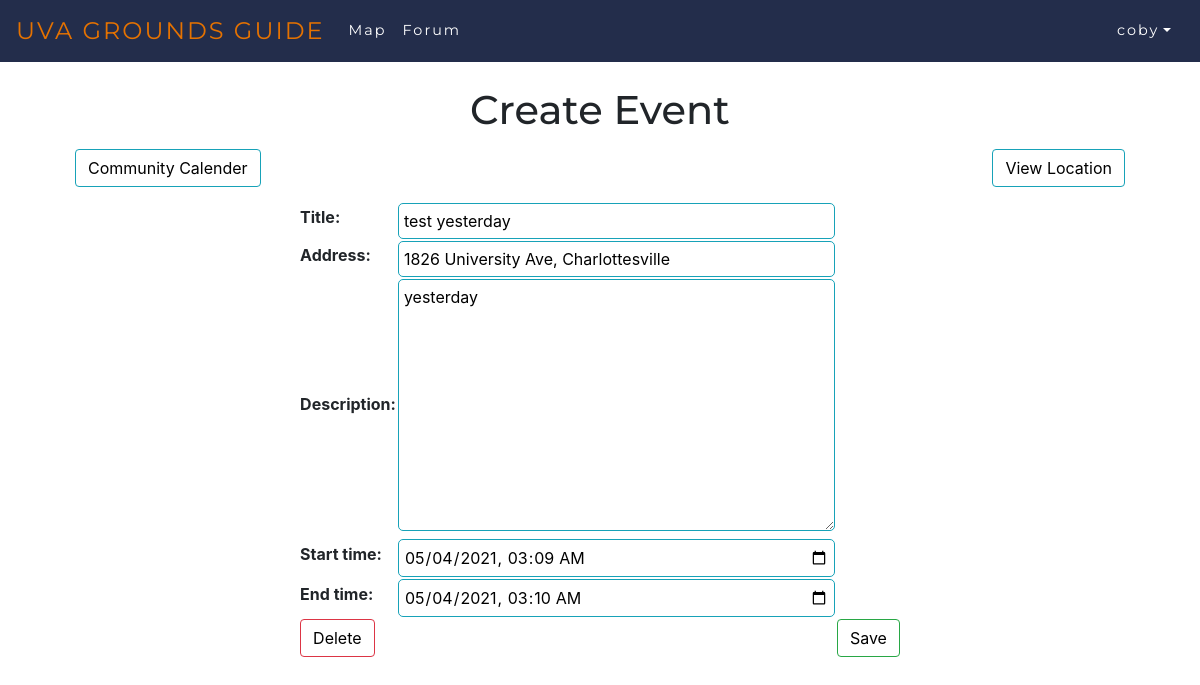
/myprofile/event/edit/9/ (signed in), run on the app's committed database.
### schedule/models.py (models this page shows, shortened)
class Event(models.Model):
    title = models.CharField(max_length=200)
    address = models.CharField(max_length=200, default="1826 University Ave, Charlottesville")
    description = models.TextField()
    start_time = models.DateTimeField()
    end_time = models.DateTimeField()
    author = models.ForeignKey(User,on_delete=models.CASCADE,default=None,null=True)

### schedule/views.py (the view, shortened to what this page needs)
# urls.py: url(r'^event/edit/(?P<event_id>\d+)/$', views.communityevent, name='event_edit'),
@login_required
def event(request, event_id=None):
    aut = request.user
    instance = Event(author=aut)
    if event_id:
        instance = get_object_or_404(Event, pk=event_id)
    else:
        instance = Event(author=aut)
    form = EventForm(request.POST or None, instance=instance)
    if request.POST and 'save' in request.POST and form.is_valid():
        form.save()
        return HttpResponseRedirect(reverse('schedule:schedule'))
    if request.POST and 'delete' in request.POST:
        if event_id:
            Event.objects.filter(pk=event_id).delete()
            return HttpResponseRedirect(reverse('schedule:schedule'))
    return render(request, 'schedule/event.html', {'form': form})

### schedule/forms.py
class EventForm(ModelForm):
  class Meta:
    model = Event
    widgets = {
      'start_time': DateInput(attrs={'type': 'datetime-local'}, format='%Y-%m-%dT%H:%M'),
      'end_time': DateInput(attrs={'type': 'datetime-local'}, format='%Y-%m-%dT%H:%M'),
      'author': HiddenInput()
    }
    fields = '__all__'
  def __init__(self, *args, **kwargs):
    super(EventForm, self).__init__(*args, **kwargs)
    self.fields['start_time'].input_formats = ('%Y-%m-%dT%H:%M',)
    self.fields['end_time'].input_formats = ('%Y-%m-%dT%H:%M',)

### schedule/templates/schedule/event.html (shortened to what this page needs)
{% extends 'schedule/base.html' %}
{% load socialaccount %}
{% block content %}
<div class="container">
  <br>
  <center>
  <h1>Create Event</h1>
</center>
<div class="clearfix">
  <a class="btn btn-info left" href="{% url 'schedule:schedule' %}"> Community Calender </a>
  <form method="post">
  <td colspan="2"><button type="submit" name="location" class="btn btn-info right">View Location</button></td>
</div>
  <table class="form form-table">
    {{ form }}
    <tr>
        <td colspan="2"><button type="submit" name="delete" class="btn btn-danger left">Delete</button></td>
        <td colspan="2"><button type="submit" name="save" class="btn btn-success right">Save</button></td>
    </tr>
  </table>
</div>
{% endblock %}

### map/templates/map/base.html (shortened to what this page needs)
{% load static %}
{% load socialaccount %}
<!doctype html>
<html lang="en">
  <head>
    <link rel="stylesheet" href="https://cdn.jsdelivr.net/npm/bootstrap@4.6.0/dist/css/bootstrap.min.css">
    <link rel="stylesheet" type="text/css" href="{% static 'maps/nav-style.css' %}">
    <link rel="stylesheet" type="text/css" href="{% static 'forum/style.css' %}">
  </head>
  <body>
    <nav class="navbar navbar-expand-lg navbar-custom">
      <a class="navbar-brand" href="/">UVA Grounds Guide</a>
      {% if user.is_authenticated %}
      <div class="collapse navbar-collapse">
        <ul class="navbar-nav mr-auto">
          <li class="nav-item"><a class="nav-link" href="/map/">Map</a></li>
          <li class="nav-item"><a class="nav-link" href="/forum/">Forum</a></li>
        </ul>
      </div>
      {% endif %}
      <div class="collapse navbar-collapse justify-content-end">
        <ul class="navbar-nav ml-auto justify-content-end">
          {% if user.is_authenticated %}
          <li class="nav-item dropdown">
            <a href="#" class="nav-link dropdown-toggle" id="navbarDropdownMenuLink" data-toggle="dropdown" aria-haspopup="true" aria-expanded="false">{{user.username}}</a>
            </div>
          {% else %}
          <li class="nav-item"><button class="btn btn-light" type="button"><a href="{% provider_login_url 'google' %}">Sign in</button></a></li>
          {% endif %}
    </nav>
    <div class="container">
      <div id="content", name="content", class="main">
          <div class="container">
              <div class="row justify-content-center">
                  {% block content %}
                  {% endblock %}
              </div>
          </div>
      </div>
    </div>
  </body>
</html>

### map/static/maps/nav-style.css (style rules this page uses)
.navbar-custom { background-color: #232D4B; font-family: Montserrat !important; }
.navbar-custom .navbar-brand, .navbar-custom .navbar-text { color: #E57200; text-transform: uppercase; font-size: 1.5rem; }
.navbar a { color: white; letter-spacing: 2px; font-size: .9rem; }
ul { height: 100%; padding: 0px 5px 0px 20px; }
a { color: #17a2b8; }
.left { float: left; }
.right { float: right; }
.btn { outline: none; color: black; background-color: transparent; box-shadow: 0 0 0 0; }
.clearfix { margin: 15px; }
.form { margin: auto; }
.form input, .form select, .form textarea { border-radius: 5px; border: 1px solid #17a2b8; outline: none; background: none; padding: 5px; width: 100%; }

### forum/static/forum/style.css (style rules this page uses)
h1 { font-family: Montserrat; }

### data on the page
Event: title "test yesterday", address "1826 University Ave, Charlottesville", description "yesterday", start_time "05/04/2021 03:09", end_time "05/04/2021 03:10"

### other printed values
{{ user.username }} "coby"
